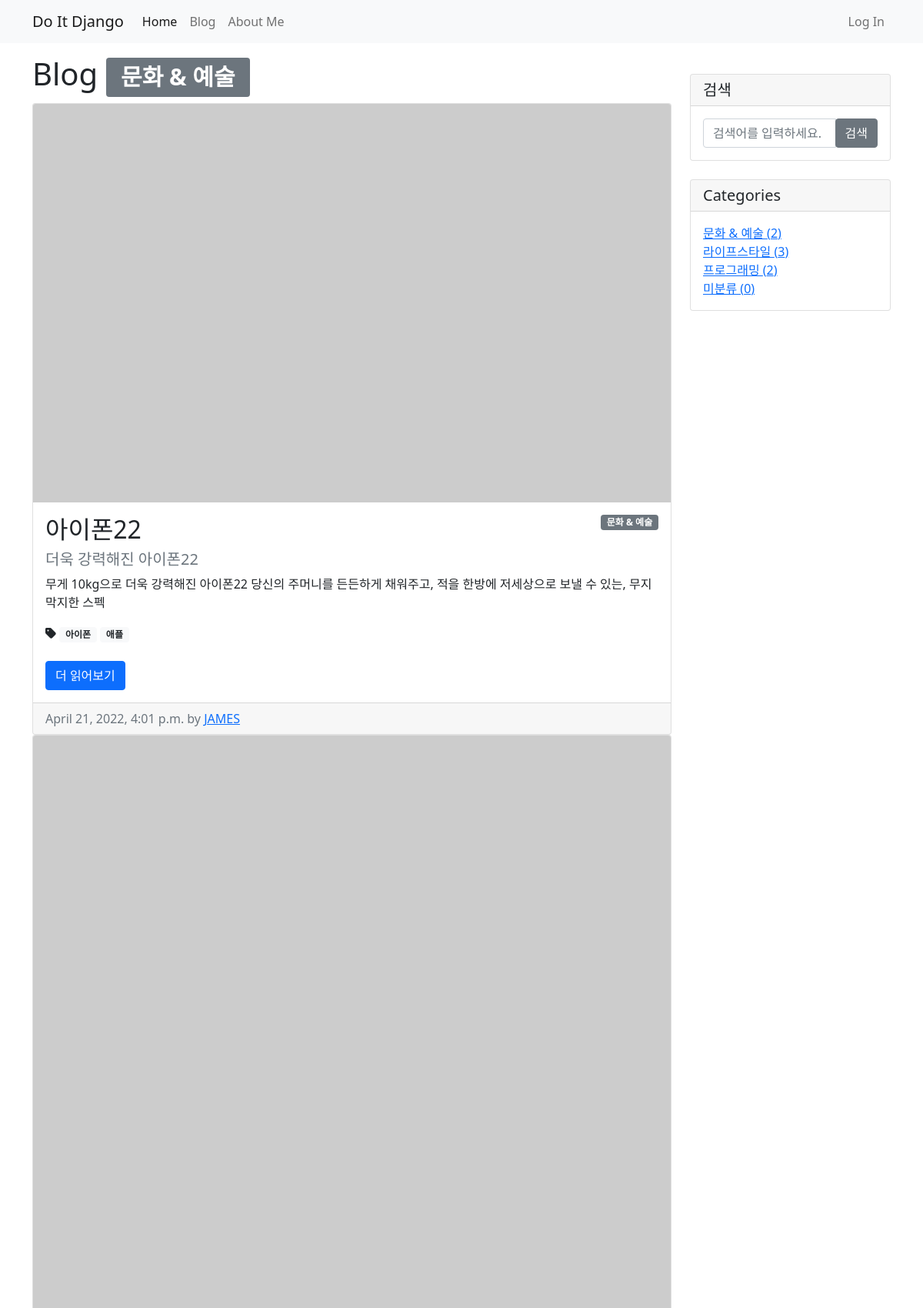
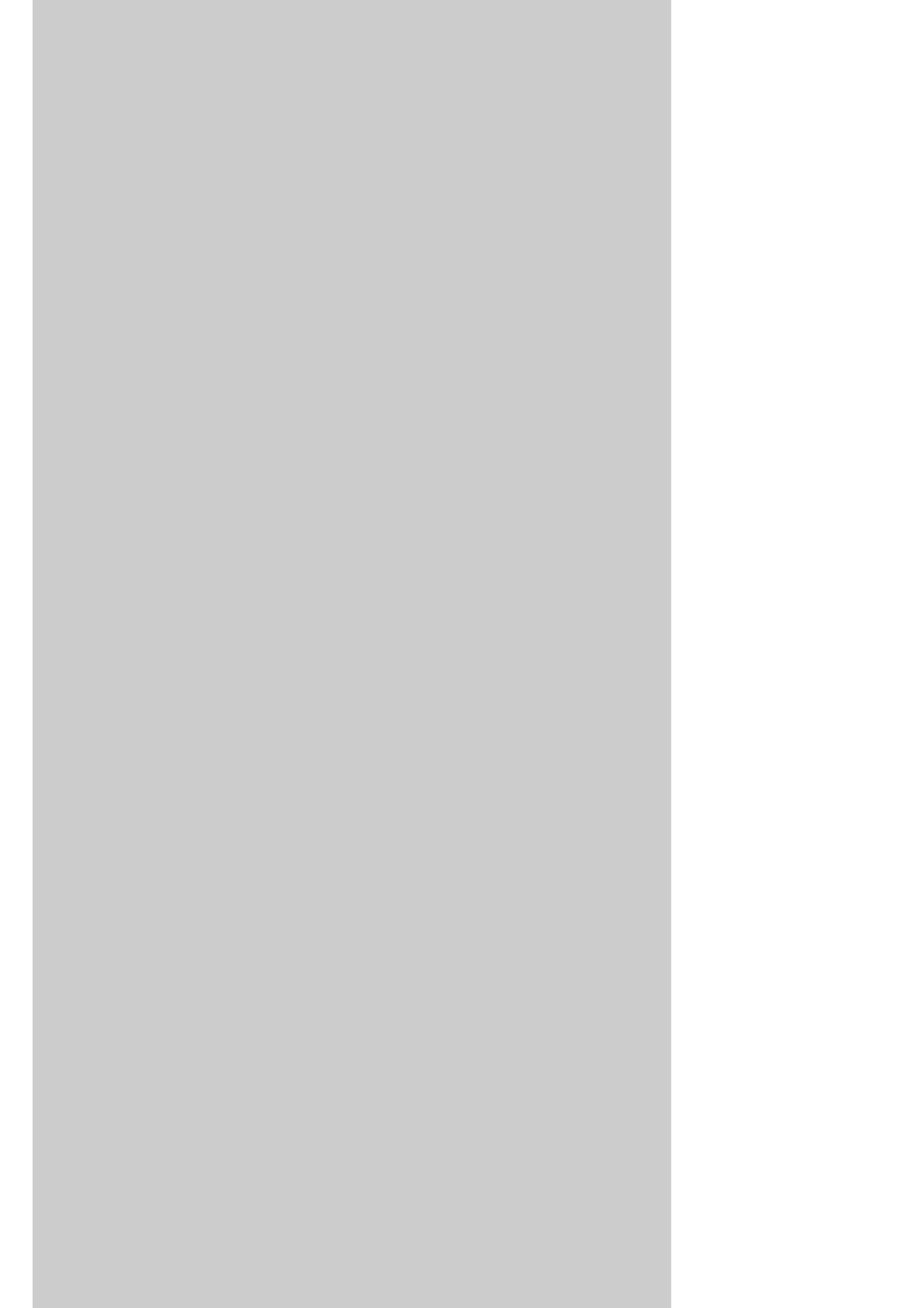
The app's page /blog/category/문화-예술/ (upper part) with its own data (2 pictures, top to bottom).
### blog/models.py (models this page shows, shortened)
class Category(models.Model) :
    name = models.CharField(max_length = 50, unique = True)
    slug = models.SlugField(max_length = 200, unique = True, allow_unicode = True)
    def __str__(self) :
        return self.name
    def get_absolute_url(self):
        return f'/blog/category/{self.slug}/'
    class Meta :
        verbose_name_plural = 'Categories'

class Post(models.Model) :
    title = models.CharField(max_length = 30)
    hook_text = models.CharField(max_length = 100, blank = True)
    content = models.TextField()
    head_imag = models.ImageField(upload_to = 'blog/images/%Y/%m/%d/', blank = True)
    file_upload = models.FileField(upload_to = 'blog/files/%Y/%m/%d/', blank = True)
    create_at = models.DateTimeField(auto_now_add = True)
    update_at = models.DateTimeField(auto_now = True)
    author = models.ForeignKey(User, on_delete = models.SET_NULL, null = True)
    category = models.ForeignKey(Category, null = True, blank = True, on_delete = models.SET_NULL)
    tag = models.ManyToManyField(Tag, blank = True)
    def get_absolute_url(self) :
        return f'/blog/{self.pk}/'

class Tag(models.Model) :
    name = models.CharField(max_length = 50, unique = True)
    slug = models.SlugField(max_length = 200, unique = True, allow_unicode = True)
    def __str__(self) :
        return self.name
    def get_absolute_url(self):
        return f'/blog/tag/{self.slug}/'

### blog/views.py (the view)
# urls.py: path('category/<str:slug>/', views.category_page),
def category_page(request, slug) :
    if slug == 'no_category' :
        category = '미분류'
        post_list = Post.objects.filter(category = None)
    else :
        category = Category.objects.get(slug = slug)
        post_list = Post.objects.filter(category = category)
    return render(
        request,
        'blog/post_list.html',
        {
            'post_list' : post_list,
            'categories' : Category.objects.all(),
            'no_category_post_count' : Post.objects.filter(category = None).count(),
            'category' : category,
        }
    )

### blog/templates/blog/post_list.html (shortened to what this page needs)
{% extends 'blog/base.html' %}
{% block main-area %}
    <h1>
        Blog
        {% if category %}<span class = "badge bg-secondary">{{ category }}</span>{% endif %}
    </h1>
    {% if post_list.exists %}
        {% for p in post_list %}
            <div class = "card md-4" id = "post-{{ p.pk }}">
                {% if p.head_imag %}
                    <img src="{{ p.head_imag.url }}" class="card-img-top" alt="{{ p }} head img">
                {% else %}
                    <img src="https://picsum.photos/seed/{{ p.id }}/800/500" class="card-img-top" alt="random image">
                {% endif %}
                <div class = "card-body">
                    {% if p.category %}
                        <span class = "badge bg-secondary" style = "float:right;">{{ p.category }}</span>
                    {% else %}
                        <span class = "badge bg-secondary" style = "float:right;">미분류</span>
                    {% endif %}
                    <h2 class = "card-title">{{ p.title }}</h2>
                    {% if p.hook_text %}
                        <h5 class="text-muted">{{ p.hook_text }}</h5>
                    {% endif %}
                    <p class="card-text">{{ p.content | truncatewords:45 }}</p>
                    {% if p.tag.exists %}
                        <i class = "fas fa-tag"></i>
                        {% for tag in p.tag.iterator %}
                            <a href = "{{ tag.get_absolute_url }}"><span class = "badge bg-light text-dark">{{ tag }}</span></a>
                        {% endfor %}
                    {% endif %}
                    <a class="btn btn-primary" href = "{{ p.get_absolute_url }}">더 읽어보기</a>
                </div>
                <div class = "card-footer text-muted">
                    {{ p.create_at }} by
                    <a href = "#">{{ p.author | upper }}</a>
                </div>
            </div>
        {% endfor %}
    {% else %}
        <h3>아직 게시물이 없습니다.</h3>
    {% endif %}
{% endblock %}

### blog/templates/blog/base.html (shortened to what this page needs)
<!DOCTYPE html>
{% load static %}
<html>
    <head>
        <link rel="stylesheet" href="{% static 'blog/bootstrap4/bootstrap.min.css' %}" media="screen">
    </head>
    <body>
        {% include 'blog/navbar.html' %}
        <div class = "container my-3">
            <div class = "row">
                <div class = "col-md-8 col-lg-9", id = "main-area">
                    {% block main-area %}
                    {% endblock %}
                </div>
                <div class = "col-md-4 col-lg-3">
                    <div class = "card my-4">
                        <h5 class = "card-header">검색</h5>
                        <div class = "card-body">
                            <div class = "input-group">
                                <input type = "text" class = "form-control" placeholder = "검색어를 입력하세요.">
                                <span class = "input-group-append">
                                    <button class= " btn btn-secondary" type = "button">검색</span>
                            </div>
                        </div>
                    </div>
                    <div class = "card my-4" id = 'categories-card'>
                        <h5 class = "card-header">Categories</h5>
                        <div class = "card-body">
                            <div class = "row">
                                <div class = "list-unstyled mb-0">
                                    {% for category in categories %}
                                    <li>
                                        <a href = "{{ category.get_absolute_url }}">{{ category }} ({{ category.post_set.count }})</a>
                                    </li>
                                    {% endfor %}
                                    <li>
                                        <a href = "/blog/category/no_category/">미분류 ({{ no_category_post_count }})</a>
                                    </li>
                                </div>
                            </div>
                </div>
            </div>
        </div>
    </body>
</html>

### records on screen
Category: name "문화 & 예술", post_set.count "2"
Post: category "문화 & 예술", title "아이폰22", hook_text "더욱 강력해진 아이폰22", content "무게 10kg으로 더욱 강력해진 아이폰22 당신의 주머니를 든든하게 채워주고, 적을 한방에 저세상으로 보낼 수 있는, 무지막지한 스펙", create_at "April 21, 2022, 4:01 p.m.", author "JAMES"
Tag: name "아이폰"
Tag: name "애플"
Category: name "라이프스타일", post_set.count "3"
Category: name "프로그래밍", post_set.count "2"

### other values on screen
{{ no_category_post_count }} "0"
